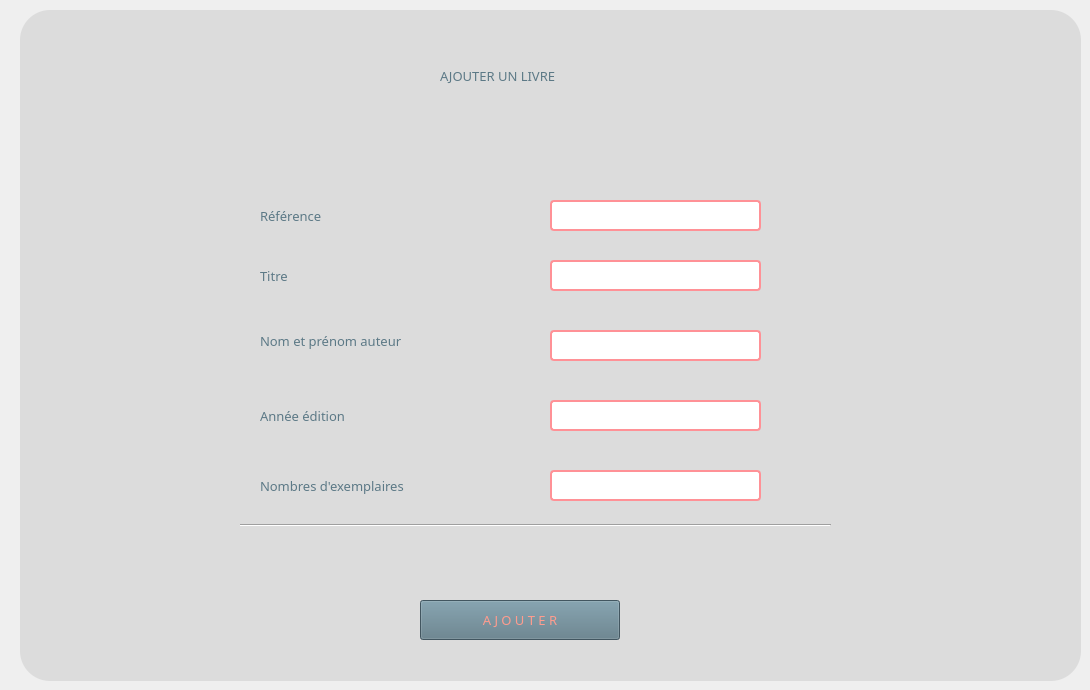
       <widget class="QWidget" name="tab_32">
        <attribute name="title">
         <string>Ajouter un nouvel livre</string>
        </attribute>
        <widget class="QLabel" name="label_51">
         <property name="geometry">
          <rect>
           <x>20</x>
           <y>10</y>
           <width>1061</width>
           <height>671</height>
          </rect>
         </property>
         <property name="styleSheet">
          <string notr="true">background-color:rgba(0,0, 0, 20);
border-radius: 30px;</string>
         </property>
         <property name="text">
          <string/>
         </property>
        </widget>
        <widget class="QPushButton" name="ajouter_2">
         <property name="geometry">
          <rect>
           <x>420</x>
           <y>600</y>
           <width>200</width>
           <height>40</height>
          </rect>
         </property>
         <property name="font">
          <font>
           <family>Segoe UI Black</family>
           <pointsize>10</pointsize>
           <weight>10</weight>
           <italic>false</italic>
           <bold>false</bold>
          </font>
         </property>
         <property name="styleSheet">
          <string notr="true">color: rgb(67, 87, 97);
selection-color: rgb(255, 255, 255);
selection-color: rgb(85, 170, 255);
selection-color: rgb(255, 114, 94);
selection-background-color: rgb(158, 109, 96);
selection-color: qlineargradient(spread:pad, x1:0, y1:0, x2:1, y2:0, stop:0 rgba(0, 0, 0, 255), stop:1 rgba(255, 255, 255, 255));
color: qlineargradient(spread:pad, x1:0, y1:0, x2:1, y2:0, stop:0 rgba(0, 0, 0, 255), stop:1 rgba(255, 255, 255, 255));
border-bottom-color: rgb(157, 109, 96);
alternate-background-color: rgb(156, 107, 94);
color: rgb(255, 156, 142);
background-color: rgb(255, 156, 142);
background-color: rgb(92, 121, 134);</string>
         </property>
         <property name="text">
          <string>A J O U T E R</string>
         </property>
        </widget>
        <widget class="QLabel" name="label_58">
         <property name="geometry">
          <rect>
           <x>260</x>
           <y>170</y>
           <width>231</width>
           <height>91</height>
          </rect>
         </property>
         <property name="font">
          <font>
           <family>Segoe UI Black</family>
           <pointsize>10</pointsize>
           <weight>10</weight>
           <italic>false</italic>
           <bold>false</bold>
          </font>
         </property>
         <property name="styleSheet">
          <string notr="true">color: rgb(92, 121, 134);</string>
         </property>
         <property name="text">
          <string>Référence</string>
         </property>
        </widget>
        <widget class="Line" name="line_3">
         <property name="geometry">
          <rect>
           <x>240</x>
           <y>510</y>
           <width>591</width>
           <height>31</height>
          </rect>
         </property>
         <property name="orientation">
          <enum>Qt::Horizontal</enum>
         </property>
        </widget>
        <widget class="QLabel" name="erreurni_5">
         <property name="geometry">
          <rect>
           <x>550</x>
           <y>430</y>
           <width>251</width>
           <height>16</height>
          </rect>
         </property>
         <property name="styleSheet">
          <string notr="true">color: rgb(255, 156, 142);
font: 87 9pt &quot;Segoe UI Black&quot;;
</string>
         </property>
         <property name="text">
          <string/>
         </property>
        </widget>
        <widget class="QLabel" name="label_57">
         <property name="geometry">
          <rect>
           <x>260</x>
           <y>290</y>
           <width>311</width>
           <height>101</height>
          </rect>
         </property>
         <property name="font">
          <font>
           <family>Segoe UI Black</family>
           <pointsize>10</pointsize>
           <weight>10</weight>
           <italic>false</italic>
           <bold>false</bold>
          </font>
         </property>
         <property name="styleSheet">
          <string notr="true">color: rgb(92, 121, 134);</string>
         </property>
         <property name="text">
          <string>Nom et prénom auteur</string>
         </property>
        </widget>
        <widget class="QLabel" name="erreurni_2">
         <property name="geometry">
          <rect>
           <x>550</x>
           <y>230</y>
           <width>251</width>
           <height>16</height>
          </rect>
         </property>
         <property name="styleSheet">
          <string notr="true">color: rgb(255, 156, 142);
font: 87 9pt &quot;Segoe UI Black&quot;;
</string>
         </property>
         <property name="text">
          <string/>
         </property>
        </widget>
        <widget class="QLabel" name="erreurni_3">
         <property name="geometry">
          <rect>
           <x>550</x>
           <y>290</y>
           <width>251</width>
           <height>16</height>
          </rect>
         </property>
         <property name="styleSheet">
          <string notr="true">color: rgb(255, 156, 142);
font: 87 9pt &quot;Segoe UI Black&quot;;
</string>
         </property>
         <property name="text">
          <string/>
         </property>
        </widget>
        <widget class="QLineEdit" name="mail_2">
         <property name="geometry">
          <rect>
           <x>550</x>
           <y>400</y>
           <width>211</width>
           <height>31</height>
          </rect>
         </property>
         <property name="styleSheet">
          <string notr="true">color: rgb(92, 121, 134);
font: 10pt &quot;Tw Cen MT Condensed Extra Bold&quot;;
border: 2px solid rgb(255, 145, 150);
border-radius: 4px;</string>
         </property>
        </widget>
        <widget class="QLineEdit" name="tel_9">
         <property name="geometry">
          <rect>
           <x>550</x>
           <y>470</y>
           <width>211</width>
           <height>31</height>
          </rect>
         </property>
         <property name="styleSheet">
          <string notr="true">color: rgb(92, 121, 134);
font: 10pt &quot;Tw Cen MT Condensed Extra Bold&quot;;
border: 2px solid rgb(255, 145, 150);
border-radius: 4px;</string>
         </property>
        </widget>
        <widget class="QLineEdit" name="nom_2">
         <property name="geometry">
          <rect>
           <x>550</x>
           <y>200</y>
           <width>211</width>
           <height>31</height>
          </rect>
         </property>
         <property name="styleSheet">
          <string notr="true">color: rgb(92, 121, 134);
font: 10pt &quot;Tw Cen MT Condensed Extra Bold&quot;;
border: 2px solid rgb(255, 145, 150);
border-radius: 4px;</string>
         </property>
        </widget>
        <widget class="QLabel" name="label_62">
         <property name="geometry">
          <rect>
           <x>440</x>
           <y>40</y>
           <width>331</width>
           <height>71</height>
          </rect>
         </property>
         <property name="font">
          <font>
           <family>Segoe UI Black</family>
           <pointsize>10</pointsize>
           <weight>10</weight>
           <italic>false</italic>
           <bold>false</bold>
          </font>
         </property>
         <property name="toolTip">
          <string>&lt;html&gt;&lt;head/&gt;&lt;body&gt;&lt;p align=&quot;center&quot;&gt;&lt;br/&gt;&lt;/p&gt;&lt;/body&gt;&lt;/html&gt;</string>
         </property>
         <property name="styleSheet">
          <string notr="true">color: rgb(92, 121, 134);</string>
         </property>
         <property name="text">
          <string>AJOUTER UN LIVRE</string>
         </property>
        </widget>
        <widget class="QLineEdit" name="prenom_2">
         <property name="geometry">
          <rect>
           <x>550</x>
           <y>260</y>
           <width>211</width>
           <height>31</height>
          </rect>
         </property>
         <property name="styleSheet">
          <string notr="true">color: rgb(92, 121, 134);
font: 10pt &quot;Tw Cen MT Condensed Extra Bold&quot;;
border: 2px solid rgb(255, 145, 150);
border-radius: 4px;</string>
         </property>
        </widget>
        <widget class="QLabel" name="label_61">
         <property name="geometry">
          <rect>
           <x>260</x>
           <y>230</y>
           <width>231</width>
           <height>91</height>
          </rect>
         </property>
         <property name="font">
          <font>
           <family>Segoe UI Black</family>
           <pointsize>10</pointsize>
           <weight>10</weight>
           <italic>false</italic>
           <bold>false</bold>
          </font>
         </property>
         <property name="styleSheet">
          <string notr="true">color: rgb(92, 121, 134);</string>
         </property>
         <property name="text">
          <string>Titre</string>
         </property>
        </widget>
        <widget class="QLineEdit" name="adresse_2">
         <property name="geometry">
          <rect>
           <x>550</x>
           <y>330</y>
           <width>211</width>
           <height>31</height>
          </rect>
         </property>
         <property name="styleSheet">
          <string notr="true">color: rgb(92, 121, 134);
font: 10pt &quot;Tw Cen MT Condensed Extra Bold&quot;;
border: 2px solid rgb(255, 145, 150);
border-radius: 4px;</string>
         </property>
        </widget>
        <widget class="QLabel" name="label_60">
         <property name="geometry">
          <rect>
           <x>260</x>
           <y>440</y>
           <width>341</width>
           <height>91</height>
          </rect>
         </property>
         <property name="font">
          <font>
           <family>Segoe UI Black</family>
           <pointsize>10</pointsize>
           <weight>10</weight>
           <italic>false</italic>
           <bold>false</bold>
          </font>
         </property>
         <property name="styleSheet">
          <string notr="true">color: rgb(92, 121, 134);</string>
         </property>
         <property name="text">
          <string>Nombres d'exemplaires</string>
         </property>
        </widget>
        <widget class="QLabel" name="erreurni_4">
         <property name="geometry">
          <rect>
           <x>550</x>
           <y>360</y>
           <width>251</width>
           <height>16</height>
          </rect>
         </property>
         <property name="styleSheet">
          <string notr="true">color: rgb(255, 156, 142);
font: 87 9pt &quot;Segoe UI Black&quot;;
</string>
         </property>
         <property name="text">
          <string/>
         </property>
        </widget>
        <widget class="QLabel" name="label_59">
         <property name="geometry">
          <rect>
           <x>260</x>
           <y>370</y>
           <width>231</width>
           <height>91</height>
          </rect>
         </property>
         <property name="font">
          <font>
           <family>Segoe UI Black</family>
           <pointsize>10</pointsize>
           <weight>10</weight>
           <italic>false</italic>
           <bold>false</bold>
          </font>
         </property>
         <property name="styleSheet">
          <string notr="true">color: rgb(92, 121, 134);</string>
         </property>
         <property name="text">
          <string>Année édition</string>
         </property>
        </widget>
        <widget class="QLabel" name="erreurni_6">
         <property name="geometry">
          <rect>
           <x>550</x>
           <y>500</y>
           <width>251</width>
           <height>16</height>
          </rect>
         </property>
         <property name="styleSheet">
          <string notr="true">color: rgb(255, 156, 142);
font: 87 9pt &quot;Segoe UI Black&quot;;
</string>
         </property>
         <property name="text">
          <string/>
         </property>
        </widget>
        <widget class="QLabel" name="label_30">
         <property name="geometry">
          <rect>
           <x>370</x>
           <y>550</y>
           <width>351</width>
           <height>41</height>
          </rect>
         </property>
         <property name="styleSheet">
          <string notr="true">color: rgb(92, 121, 134);
font: 87 15pt &quot;Segoe UI Black&quot;;
</string>
         </property>
         <property name="text">
          <string/>
         </property>
        </widget>
       </widget>
